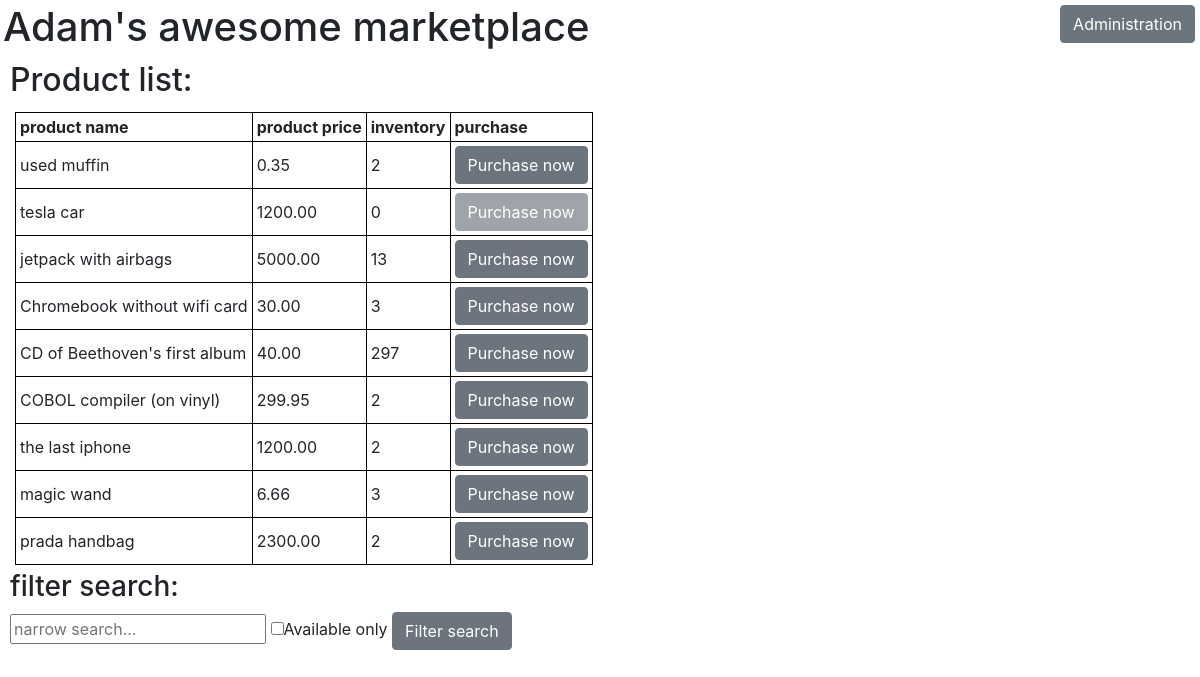
Before: / with the older database file.
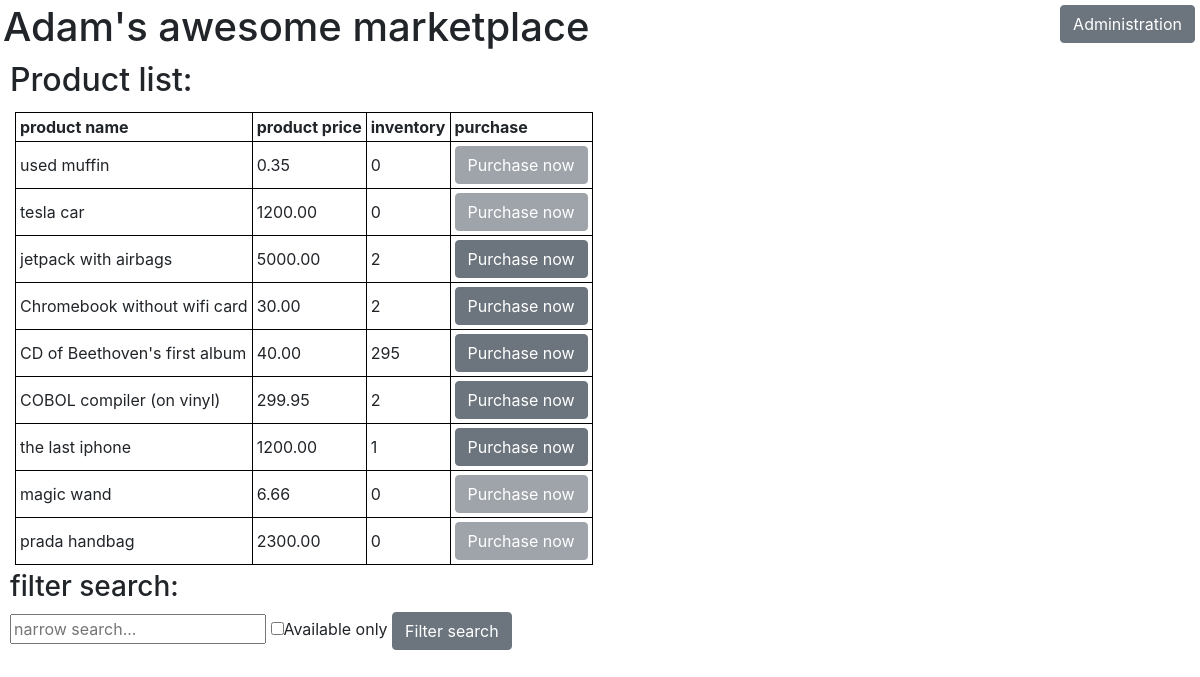
After: the same page with the newer database file.
### simplemarketplaceapp/models.py (models this page shows, shortened)
class Product(models.Model):
    title = models.CharField(max_length=30)
    price = models.DecimalField(max_digits=6, decimal_places=2)
    inventory_count = models.IntegerField()

### simplemarketplaceapp/views.py (the view, shortened to what this page needs)
# urls.py: path('', views.ProductListView.as_view(), name='index'),
class ProductListView(generic.ListView):
    model = Product
    context_object_name = 'product_list'
    def get_queryset(self):
        query = self.request.GET.get('filter')
        onlyAvailable = self.request.GET.get('onlyAvailable')
        if query and onlyAvailable:
            return Product.objects.filter(title__icontains=query,
                                          inventory_count__gt=0)
        elif query:
            return Product.objects.filter(title__icontains=query)
        elif onlyAvailable:
            return Product.objects.filter(inventory_count__gt=0)
        else:
            return Product.objects.all()
    def get_context_data(self, **kwargs):
        context = super(generic.ListView, self).get_context_data(**kwargs)
        return context

### simplemarketplaceapp/templates/simplemarketplaceapp/product_list.html (shortened to what this page needs)
{% extends 'simplemarketplaceapp/base.html' %}
{% block content %}
<main>
	<h2>Product list:</h2>
	<div class="product-list">
		<table>
			{% if product_list %}
			<tr>
				<th>product name</th>
				<th>product price</th>
				<th>inventory</th>
				<th>purchase</th>
			</tr>
			{% else %}
			<p>No product available</p>
			{% endif %}
			{% for product in product_list %}
			<tr>
				<form action="{% url 'cart' %}" method="GET">
					<td>{{ product.title }}</td>
					<td>{{ product.price }}</td>
					<td>{{ product.inventory_count }}</td>
					<td>
						<input type="submit"
									 name="{{ product.id }}"
									 value="Purchase now"
									 class="btn btn-secondary"
									 {% if product.inventory_count < 1 %} disabled {% endif %}>
					</td>
				</form>
			</tr>
			{% endfor %}
		</table>
	</div>
	<form method="GET" action="" id="searchform">
		<h3>filter search:</h3>
		<input class="searchfield" id="searchbox" name="filter"
					 type="text" value="{{ request.GET.filter }}" placeholder="narrow search..."/>
		<label>
			<input type="checkbox" name="onlyAvailable" value="onlyAvailable"
						 {% if request.GET.onlyAvailable %} checked {% endif %}>Available only</label>
			<button class="btn btn-secondary">Filter search</button>
	</form>
</main>
</body>
{% endblock %}

Changed rows visible on the page:
changed Product "used muffin": inventory_count "2" → "0"
changed Product "jetpack with airbags": inventory_count "13" → "2"
changed Product "Chromebook without wifi card": inventory_count "3" → "2"
changed Product "CD of Beethoven's first album": inventory_count "297" → "295"
changed Product "the last iphone": inventory_count "2" → "1"
changed Product "magic wand": inventory_count "3" → "0"
changed Product "prada handbag": inventory_count "2" → "0"
